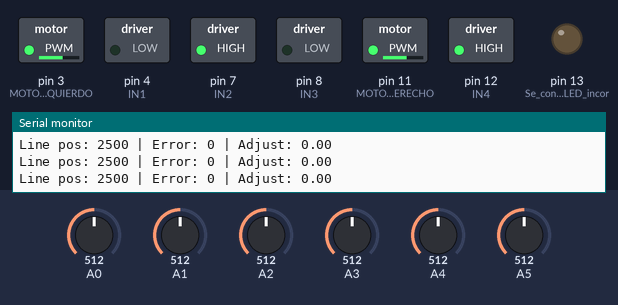
Recording of a sketch running on a simulated Arduino Uno, built with avr-gcc and run on an emulated ATmega328P. Shown: switched loads named in the sketch (green lamp = pin HIGH), output pins drawn as LEDs (lit = HIGH), the last lines printed to the serial monitor. The inputs (shaded band) are chosen by the test bench; at power-on: A0 = 512, A5 = 512, A1 = 512, A4 = 512, A2 = 512, A3 = 512.

Above: at 12.0 s.
12.1 s: A0 set to 390
At 12.7 s:
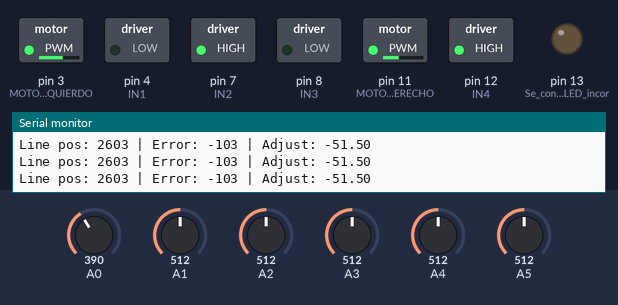
13.6 s: A5 set to 622
At 14.8 s:
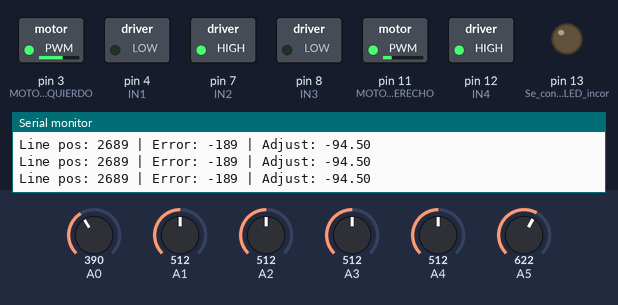
15.1 s: A5 set to 655
At 15.6 s:
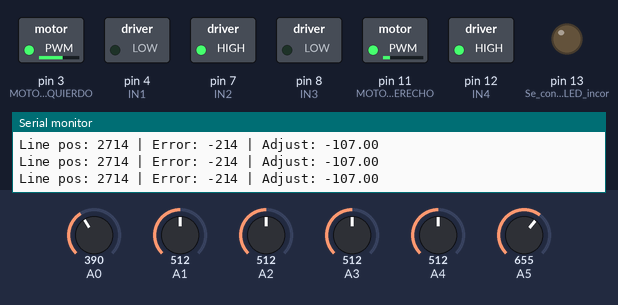
18.1 s: A1 set to 992
At 18.7 s:
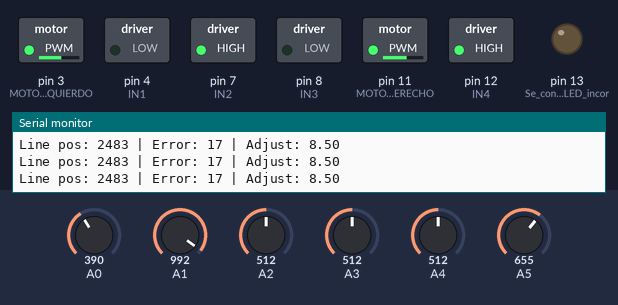
19.6 s: A4 set to 140
At 20.8 s:
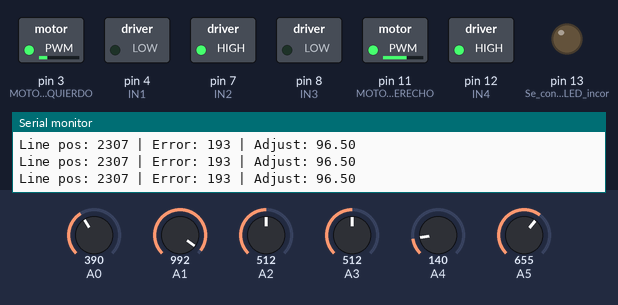
21.1 s: A0 set to 284
22.6 s: A0 set to 257
At 24.0 s:
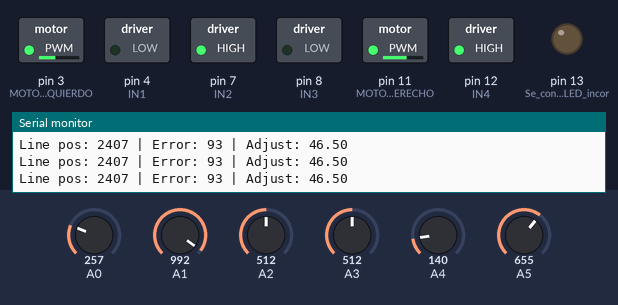
Timing chart, 0 to 25.1 s (numbered marks = the images above; inputs shaded):
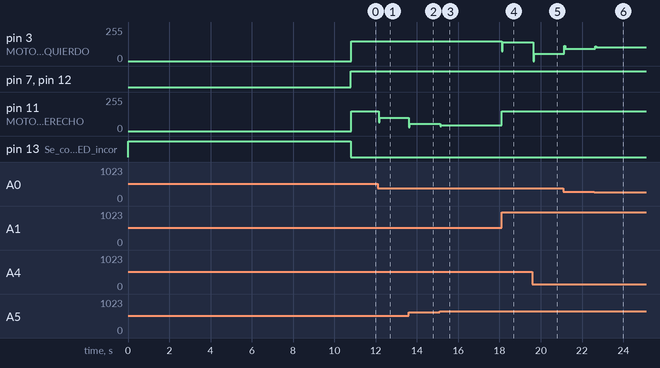

The sketch:

SEGUIDOR-DE-LINEA-USANDO-QTR-8a.ino
```cpp
// TEAM markoboquiñechainajesu

// Este codigo sirve para seguir una línea negra usando sensores y control PID proporcional-derivativo.

// 06 / 02 / 2025 - V. 1. 0. 0 - SEGUIDOR-DE-LINEA-USANDO-QTR

#include <QTRSensors.h> // Se incluye la librería para el sensor QTR

// Definición de constantes para el control PID y velocidad de motores
#define SETPOINT 2500     // Valor ideal del centro de la línea negra
#define KP       .5     // Constante proporcional del control PID
#define KD       0.3      // Constante derivativa del control PID
#define MAX_SPEED   150   // Velocidad máxima permitida para los motores
#define SET_SPEED   150   // Velocidad objetivo (base) de los motores
#define MIN_SPEED   0     // Velocidad mínima de los motores

// Variable para guardar el error anterior en el control PID
int lastError = 0;

// Definición de pines para el motor derecho
int IN1 = 4;               // Control de dirección del motor derecho
int IN2 = 7;               // Control de dirección del motor derecho
int MOTORDERECHO = 11;     // Pin PWM para velocidad del motor derecho

// Definición de pines para el motor izquierdo
int IN3 = 8;               // Control de dirección del motor izquierdo
int IN4 = 12;              // Control de dirección del motor izquierdo
int MOTORIZQUIERDO = 3;    // Pin PWM para velocidad del motor izquierdo

// Configuración del sensor QTR
QTRSensors qtr;                   // Objeto del sensor QTR
const uint8_t SensorCount = 6;    // Número de sensores en uso
uint16_t sensorValues[SensorCount]; // Arreglo para almacenar valores de sensores

void setup() {
  Serial.begin(9600); // Inicia la comunicación serial a 9600 baudios

  qtr.setTypeAnalog(); // Se define que los sensores son del tipo analógico
  qtr.setSensorPins((const uint8_t[]){A0, A1, A2, A3, A4, A5}, SensorCount); // Se definen los pines de los sensores
  qtr.setEmitterPin(2); // Se define el pin que controla los emisores infrarrojos

  pinMode(LED_BUILTIN, OUTPUT);      // Se configura el LED incorporado como salida
  digitalWrite(LED_BUILTIN, HIGH);   // Se enciende el LED para indicar que comienza la calibración

  // 🔧 Calibración de los sensores
  for (int i = 0; i < 400; i++) {
    qtr.calibrate(); // Ejecuta la rutina de calibración
    delay(2);        // Pequeña pausa entre lecturas
  }

  digitalWrite(LED_BUILTIN, LOW);    // Se apaga el LED para indicar que terminó la calibración

  // Configuración de los pines de control de motores como salidas
  pinMode(IN1, OUTPUT);
  pinMode(IN2, OUTPUT);
  pinMode(MOTORDERECHO, OUTPUT);

  pinMode(IN3, OUTPUT);
  pinMode(IN4, OUTPUT);
  pinMode(MOTORIZQUIERDO, OUTPUT);
}

void loop() {
  // Configuración de dirección del motor derecho (avanzar)
  digitalWrite(IN1, LOW);
  digitalWrite(IN2, HIGH);

  // Configuración de dirección del motor izquierdo (avanzar)
  digitalWrite(IN3, LOW);
  digitalWrite(IN4, HIGH);

  // Lectura de la posición de la línea negra
  unsigned int linePos = qtr.readLineBlack(sensorValues);

  // Cálculo del error respecto al punto central de la línea
  int error = SETPOINT - linePos;

  // Cálculo de la corrección PID
  float adjust = error * KP + KD * (error - lastError);

  // Guarda el error actual para la siguiente iteración
  lastError = error;

  // Ajuste de velocidad para cada motor usando la corrección PID
  analogWrite(MOTORIZQUIERDO, constrain(SET_SPEED - adjust, MIN_SPEED, MAX_SPEED)); // Ajusta motor izquierdo
  analogWrite(MOTORDERECHO, constrain(SET_SPEED + adjust, MIN_SPEED, MAX_SPEED));   // Ajusta motor derecho

  // Muestra por el monitor serial los valores leídos y calculados
  Serial.print("Line pos: "); Serial.print(linePos);       // Muestra posición de la línea
  Serial.print(" | Error: "); Serial.print(error);         // Muestra error PID
  Serial.print(" | Adjust: "); Serial.println(adjust);     // Muestra valor de ajuste PID
}
```

Measured:
- after the input at 12.1 s, pin 11 (MOTORDERECHO): 150/255 → 98/255 at once
- after the input at 13.6 s, pin 11 (MOTORDERECHO): 98/255 → 55/255 at once
- after the input at 15.1 s, pin 11 (MOTORDERECHO): 55/255 → 43/255 at once
- after the input at 18.1 s, pin 3 (MOTORIZQUIERDO): 150/255 → 141/255 at once; pin 11 (MOTORDERECHO): 43/255 → 150/255 at once
- after the input at 19.6 s, pin 3 (MOTORIZQUIERDO): 141/255 → 53/255 at once
- after the input at 21.1 s, pin 3 (MOTORIZQUIERDO): 53/255 → 93/255 at once
- after the input at 22.6 s, pin 3 (MOTORIZQUIERDO): 93/255 → 103/255 at once
